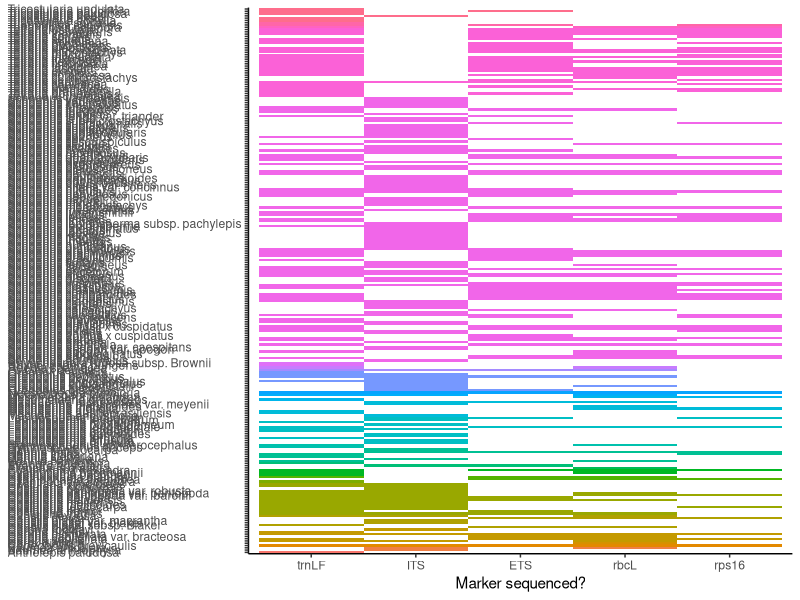

Write the R code that produced this figure.
# First attempt at collating available sequence data
# for Schoenus (Cyperaceae, Tribe Schoeneae)

# Ruan van Mazijk, 2020

library(tidyverse)
library(magrittr)

# Import Tammy and Ruan's data
tle <-
  read_csv("data/sequence-availability/2020-04-03_specimen-tot-nodups_tle.csv")
rvm <-
  read_csv("data/sequence-availability/2020-04-02_sequences-tidy-by-voucher_rvm.csv")

# Tidy both our datasets (make columns names the same, etc.)
tle %<>%
  set_colnames(c(
    "taxon", "specimen", "voucher",
    "ETS", "ITS", "rbcL", "rps16", "trnLF", "n_markers_available"
  )) %>%
  select(-specimen, -n_markers_available)
rvm %<>%
  mutate(taxon = str_replace_all(taxon, "_", " ")) %>%
  select(-n_markers_available)

# Merge datasets
sequences_tidy <-
  full_join(tle, rvm) %>%
  # NOTE: Lots of double rows due to inconsistent voucher name standards
  # Ammended here:
  mutate(voucher = voucher %>%
    str_replace_all("TV", "Verboom ") %>%
    str_replace_all("MM", "Muasya ") %>%
    {ifelse(str_detect(., "^[0-9]{3}$"), paste0("TE2016_", .), .)} %>%
    {ifelse(str_detect(., "^[0-9]{4}$"), paste("Muasya", .), .)}
  ) %>%
  distinct() %>%
  # Score markers available as 1, unavailable as 0
  mutate_at(vars(c("ETS", "ITS", "rbcL", "rps16", "trnLF")),
    ~ifelse(is.na(.), 0, .)
  ) %>%
  group_by(taxon, voucher) %>%
  summarise_at(vars(c("ETS", "ITS", "rbcL", "rps16", "trnLF")),
    ~ifelse(sum(.) > 0, 1, 0)
  ) %>%
  # Sum up number of markers available per voucher
  mutate(n_markers = ETS + ITS + rps16 + trnLF + rbcL) %>%
  arrange(taxon, voucher)
write_csv(sequences_tidy, "data/sequence-availability/sequences-by-voucher.csv")

# Recalculate n_markers by taxa
sequences_tidy_taxa <- sequences_tidy %>%
  select(-n_markers, -voucher) %>%
  group_by(taxon) %>%
  summarise_at(vars(c("ETS", "ITS", "rbcL", "rps16", "trnLF")),
    ~ifelse(sum(.) > 0, 1, 0)
  ) %>%
  arrange(taxon) %>%
  mutate(n_markers = ETS + ITS + rbcL + rps16 + trnLF)
write_csv(sequences_tidy_taxa, "data/sequence-availability/sequences-by-taxon.csv")

# Check for specimens (vouchers) that have differing dets in the 2 matrices
# (to be continued)
sequences_tidy_det_check <- sequences_tidy %>%
  ungroup() %>%
  select(taxon, voucher) %>%
  distinct() %>%
  arrange(voucher, taxon) %>%
  group_by(voucher) %>%
  summarise(n_dets = n(), taxa = paste(unique(taxon), collapse = ", ")) %>%
  arrange(desc(n_dets)) %>%
  filter(n_dets > 1, voucher != "?")
write_csv(sequences_tidy_det_check, "data/sequence-availability/dets-to-check.csv")

# Useful statistics:
sequences_tidy %>%
  # Recalculate n_markers by voucher specimen **only**
  ungroup() %>%
  select(-taxon) %>%
  distinct() %>%
  select(-n_markers) %>%
  group_by(voucher) %>%
  summarise_at(vars(c("ETS", "ITS", "rbcL", "rps16", "trnLF")),
    ~ifelse(sum(.) > 0, 1, 0)
  ) %>%
  arrange(voucher) %>%
  mutate(n_markers = ETS + ITS + rps16 + trnLF + rbcL) %T>%
  {print(nrow(.))} %>%  # 468 **specimens** sequenced
  filter(n_markers > 1) %>%
  nrow()  # 160 of which have > 1 marker
sequences_tidy_taxa %T>%
  {print(nrow(.))} %>%  # ca. 239 **taxa** sequenced
  filter(n_markers > 1) %>%
  nrow()  # 130 of which have > 1 marker

# Visualise sequence availability by taxon
theme_set(theme_classic())
marker_names_ordered <- sequences_tidy_taxa %>%
  select(ETS, ITS, rbcL, rps16, trnLF) %>%
  map_dbl(sum) %>%
  sort(decreasing = TRUE) %>%
  names()
sequences_tidy_taxa %<>%
  select(-n_markers) %>%
  gather(marker_name, available, ETS:trnLF) %>%
  mutate(
    marker_name = factor(marker_name, levels = marker_names_ordered),
    available   = (available == 1),
    genus       = str_extract(taxon, "[a-zA-Z]+")
  )
sequences_plot <- ggplot(sequences_tidy_taxa) +
  aes(marker_name, taxon, fill = genus, alpha = available) +
  geom_tile() +
  labs(x = "Marker sequenced?") +
  scale_alpha_manual(values = c(0, 1)) +
  theme(
    axis.text.y     = element_text(hjust = 0),
    axis.title.y    = element_blank(),
    legend.position = "none"
  )
ggsave(
  "figures/sequences-by-taxon.pdf",
  sequences_plot,
  width = 5, height = 30
)
